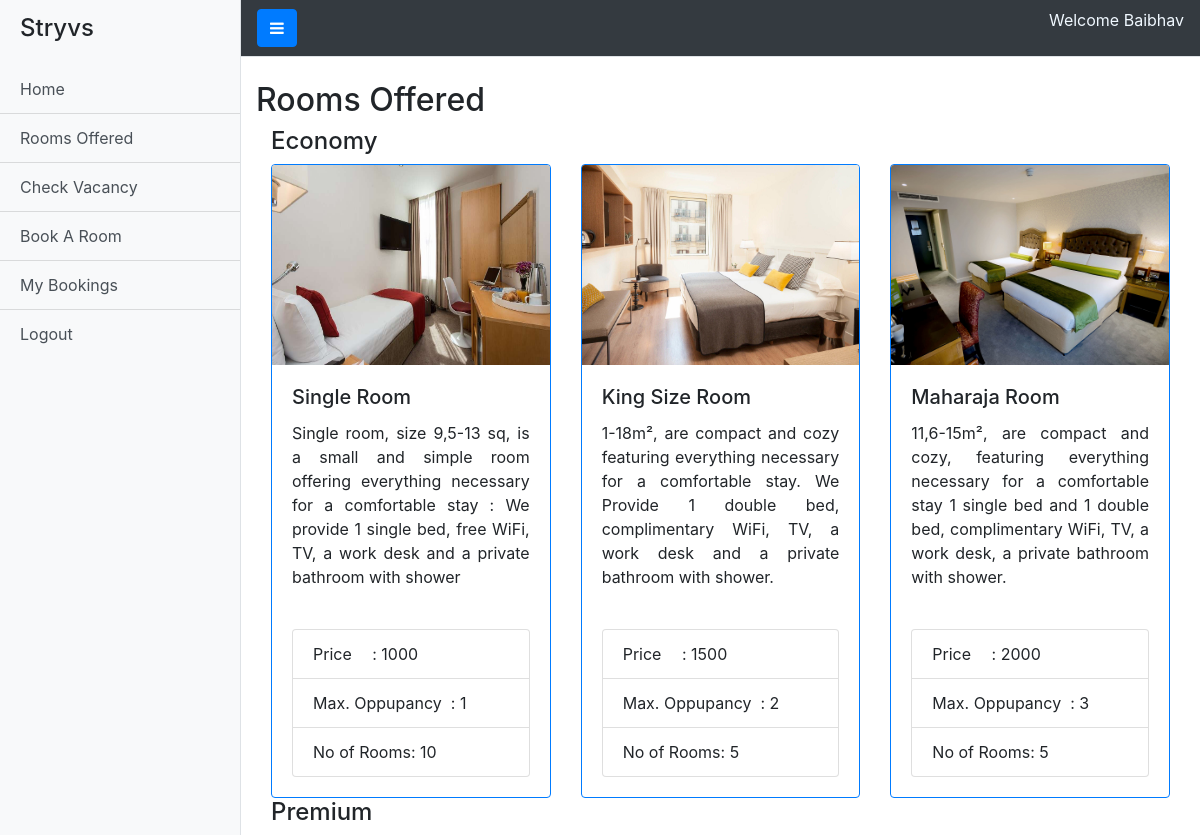
Page /dashboard/availrooms (signed in) on the committed database.
### registration/models.py (models this page shows)
class User(AbstractUser):
    mobile = models.BigIntegerField(null=True)

### dashboard/models.py (models this page shows)
class Rooms(models.Model):
    room_name = models.CharField(max_length=50)
    room_desc = models.CharField(max_length=200)
    room_occ = models.IntegerField()
    room_price = models.IntegerField()
    no_of_rooms_avail = models.IntegerField()
    select =(('Economy','Economy'),('Premium','Premium'))
    room_class = models.CharField(max_length=10,choices=select)
    room_img = models.ImageField(upload_to = 'room_pics/')

### dashboard/views.py (the view)
# urls.py: path('availrooms',views.availrooms,name="availrooms"),
def availrooms(request):
    if not request.user.is_authenticated:
        storage = messages.get_messages(request)
        storage.used = True
        messages.info(request,'Not Authorized to access that page')
        return redirect('/')
    eco = Rooms.objects.filter(room_class="Economy").all()
    pre = Rooms.objects.filter(room_name="Premium").all()
    return render(request,'rooms_avail.html',{'eco':eco,'pre':pre})

### templates/rooms_avail.html (shortened to what this page needs)
{%extends 'base1.html'%}
{%load static%}
{%block content%}
    <h2 class="room_heading">Rooms Offered</h2>
      <div class="container">
        <h4 class="room_type_heading">Economy</h4>
        <div class="card-deck">
          {%for item in eco%}
          <div class="card border-primary">
            <img class="card-img-top" src="{{item.room_img.url}}" width="200px" height="200px" alt="Card image cap">
            <div class="card-body">
              <h5 class="card-title obq">{{item.room_name}}</h5>
              <p class="card-text mytext">{{item.room_desc}}</p>
            </div>
            <div class="card-body">
              <ul class="list-group border-success">
                <li class="list-group-item">Price &emsp;: {{item.room_price}}</li>
                <li class="list-group-item">Max. Oppupancy &nbsp;: {{item.room_occ}}</li>
                <li class="list-group-item">No of Rooms: {{item.no_of_rooms_avail}}</li>
              </ul>
            </div>
          </div>
          {%endfor%}
        </div>
        <h4 class="room_type_heading">Premium</h4>
      </div>
{%endblock%}

### templates/base1.html (shortened to what this page needs)
{%load static%}
<!DOCTYPE html>
<html lang="en">
<head>
    <link rel="stylesheet" href="https://stackpath.bootstrapcdn.com/bootstrap/4.5.2/css/bootstrap.min.css">
    <link rel="stylesheet" href="https://cdnjs.cloudflare.com/ajax/libs/font-awesome/4.7.0/css/font-awesome.min.css">
    <link rel="stylesheet" href="{% static 'dashboard.css' %}">
</head>
<body>
<div class="d-flex" id="wrapper">
    <div class="bg-light border-right" id="sidebar-wrapper">
      <div class="sidebar-heading"><h4>Stryvs</h4></div>
      <div class="list-group list-group-flush">
        <a href="/dashboard" class="list-group-item list-group-item-action bg-light">Home</a>
        <a href="/dashboard/availrooms" class="list-group-item list-group-item-action bg-light">Rooms Offered</a>
        <a href="/dashboard/getVacancy" class="list-group-item list-group-item-action bg-light">Check Vacancy</a>
        <a href="/dashboard/bookroom" class="list-group-item list-group-item-action bg-light">Book A Room</a>
        <a href="/dashboard/pastBookings" class="list-group-item list-group-item-action bg-light">My Bookings</a>
        <a href="/logout" class="list-group-item list-group-item-action bg-light">Logout</a>
      </div>
    </div>
    <div id="page-content-wrapper">
      <nav class="navbar navbar-expand-lg navbar-dark bg-dark border-bottom">
        <button class="btn btn-primary" id="menu-toggle"><i class="fa fa-bars" aria-hidden="true"></i></button>
        <p class="justify-content-end ml-auto" style="color: aliceblue;">Welcome {{request.user.first_name}}</p>
      </nav>
      <br>
      <div class="container-fluid">
        {%block content%}
        {%endblock%}
      </div>
    </div>
  </div>
</body>
</html>

### static/dashboard.css (style rules this page uses)
#wrapper { overflow-x: hidden; }
#sidebar-wrapper { min-height: 100vh; margin-left: -15rem; -webkit-transition: margin .25s ease-out; -moz-transition: margin .25s ease-out; -o-transition: margin .25s ease-out; transition: margin .25s ease-out; }
#sidebar-wrapper .sidebar-heading { padding: 0.875rem 1.25rem; font-size: 1.2rem; }
#sidebar-wrapper .list-group { width: 15rem; }
#page-content-wrapper { min-width: 100vw; }
@media (min-width: 768px) { #sidebar-wrapper { margin-left: 0; } }
@media (min-width: 768px) { #page-content-wrapper { min-width: 0; width: 100%; } }

### templates/rooms_avail.html (style rules this page uses)
.mytext { text-align: justify; }

### rows in the picture
User: user.first_name "Baibhav"
Rooms: room_img (picture), room_name "Single Room", room_desc "Single room, size 9,5-13 sq, is a small and simple room offering everything necessary for a comfortable stay : We provide 1 single bed, free WiFi, TV, a work desk and a private bathroom with shower", room_price "1000", room_occ "1", no_of_rooms_avail "10"
Rooms: room_img (picture), room_name "King Size Room", room_desc "1-18m², are compact and cozy featuring everything necessary for a comfortable stay. We Provide 1 double bed, complimentary WiFi, TV, a work desk and a private bathroom with shower.", room_price "1500", room_occ "2", no_of_rooms_avail "5"
Rooms: room_img (picture), room_name "Maharaja Room", room_desc "11,6-15m², are compact and cozy, featuring everything necessary for a comfortable stay 1 single bed and 1 double bed, complimentary WiFi, TV, a work desk, a private bathroom with shower.", room_price "2000", room_occ "3", no_of_rooms_avail "5"
